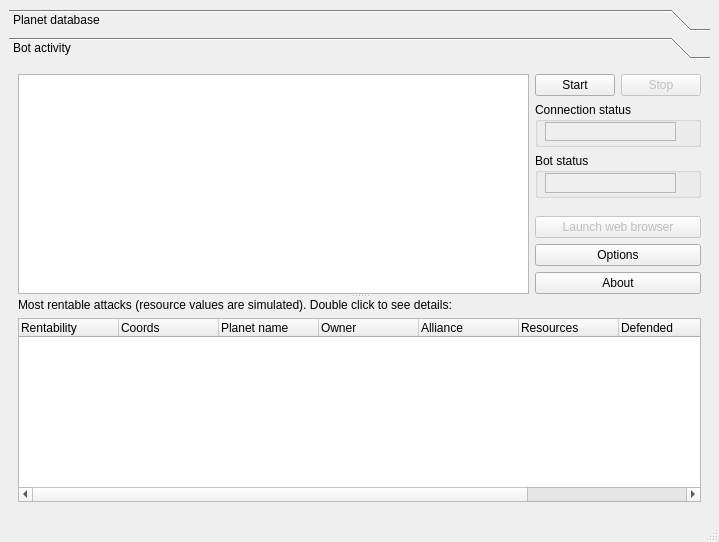
<ui version="4.0" >
 <author>Kovan</author>
 <class>MainWindow</class>
 <widget class="QMainWindow" name="MainWindow" >
  <property name="geometry" >
   <rect>
    <x>0</x>
    <y>0</y>
    <width>719</width>
    <height>542</height>
   </rect>
  </property>
  <property name="windowTitle" >
   <string>Kovan's OGBot</string>
  </property>
  <property name="windowIcon" >
   <iconset>src/ui/resources/icon.png</iconset>
  </property>
  <widget class="QWidget" name="centralwidget" >
   <layout class="QHBoxLayout" >
    <property name="margin" >
     <number>9</number>
    </property>
    <property name="spacing" >
     <number>6</number>
    </property>
    <item>
     <widget class="QToolBox" name="toolBox" >
      <property name="currentIndex" >
       <number>1</number>
      </property>
      <widget class="QWidget" name="planetDbPage" >
       <property name="geometry" >
        <rect>
         <x>0</x>
         <y>0</y>
         <width>418</width>
         <height>50</height>
        </rect>
       </property>
       <attribute name="label" >
        <string>Planet database</string>
       </attribute>
       <layout class="QVBoxLayout" >
        <property name="margin" >
         <number>0</number>
        </property>
        <property name="spacing" >
         <number>6</number>
        </property>
        <item>
         <layout class="QHBoxLayout" >
          <property name="margin" >
           <number>0</number>
          </property>
          <property name="spacing" >
           <number>6</number>
          </property>
          <item>
           <widget class="QPushButton" name="reloadDbButton" >
            <property name="text" >
             <string>Reload database</string>
            </property>
           </widget>
          </item>
          <item>
           <widget class="QLabel" name="label_7" >
            <property name="text" >
             <string>Filter:</string>
            </property>
            <property name="buddy" >
             <cstring>planetFilterComboBox</cstring>
            </property>
           </widget>
          </item>
          <item>
           <widget class="QComboBox" name="planetFilterComboBox" >
            <property name="sizePolicy" >
             <sizepolicy>
              <hsizetype>5</hsizetype>
              <vsizetype>0</vsizetype>
              <horstretch>0</horstretch>
              <verstretch>0</verstretch>
             </sizepolicy>
            </property>
            <item>
             <property name="text" >
              <string>Coords</string>
             </property>
            </item>
            <item>
             <property name="text" >
              <string>Name</string>
             </property>
            </item>
            <item>
             <property name="text" >
              <string>Owner</string>
             </property>
            </item>
            <item>
             <property name="text" >
              <string>Alliance</string>
             </property>
            </item>
            <item>
             <property name="text" >
              <string>Owner status</string>
             </property>
            </item>
           </widget>
          </item>
          <item>
           <widget class="QLabel" name="label" >
            <property name="text" >
             <string>contains</string>
            </property>
            <property name="buddy" >
             <cstring>planetFilterLineEdit</cstring>
            </property>
           </widget>
          </item>
          <item>
           <widget class="QLineEdit" name="planetFilterLineEdit" />
          </item>
          <item>
           <widget class="QPushButton" name="searchButton" >
            <property name="text" >
             <string>Search</string>
            </property>
           </widget>
          </item>
         </layout>
        </item>
        <item>
         <widget class="QSplitter" name="splitter" >
          <property name="orientation" >
           <enum>Qt::Vertical</enum>
          </property>
          <widget class="QTreeWidget" name="planetsTree" >
           <property name="alternatingRowColors" >
            <bool>true</bool>
           </property>
           <property name="sortingEnabled" >
            <bool>true</bool>
           </property>
           <column>
            <property name="text" >
             <string>Coords</string>
            </property>
           </column>
           <column>
            <property name="text" >
             <string>Name</string>
            </property>
           </column>
           <column>
            <property name="text" >
             <string>Owner</string>
            </property>
           </column>
           <column>
            <property name="text" >
             <string>Alliance</string>
            </property>
           </column>
           <column>
            <property name="text" >
             <string>Owner status</string>
            </property>
           </column>
           <column>
            <property name="text" >
             <string>Spy reports</string>
            </property>
           </column>
          </widget>
          <widget class="QFrame" name="frame" >
           <layout class="QVBoxLayout" >
            <property name="margin" >
             <number>1</number>
            </property>
            <property name="spacing" >
             <number>3</number>
            </property>
            <item>
             <layout class="QHBoxLayout" >
              <property name="margin" >
               <number>0</number>
              </property>
              <property name="spacing" >
               <number>6</number>
              </property>
              <item>
               <widget class="QLabel" name="label_2" >
                <property name="text" >
                 <string>Spy reports</string>
                </property>
               </widget>
              </item>
              <item>
               <widget class="QPushButton" name="showAllReportsButton" >
                <property name="minimumSize" >
                 <size>
                  <width>200</width>
                  <height>0</height>
                 </size>
                </property>
                <property name="maximumSize" >
                 <size>
                  <width>170</width>
                  <height>18</height>
                 </size>
                </property>
                <property name="text" >
                 <string>Show all planet's last spy report</string>
                </property>
               </widget>
              </item>
             </layout>
            </item>
            <item>
             <widget class="QTreeWidget" name="reportsTree" >
              <property name="alternatingRowColors" >
               <bool>true</bool>
              </property>
              <property name="rootIsDecorated" >
               <bool>false</bool>
              </property>
              <property name="sortingEnabled" >
               <bool>true</bool>
              </property>
              <column>
               <property name="text" >
                <string>Code</string>
               </property>
              </column>
              <column>
               <property name="text" >
                <string>Date</string>
               </property>
              </column>
              <column>
               <property name="text" >
                <string>Coords</string>
               </property>
              </column>
              <column>
               <property name="text" >
                <string>Metal</string>
               </property>
              </column>
              <column>
               <property name="text" >
                <string>Crystal</string>
               </property>
              </column>
              <column>
               <property name="text" >
                <string>Deuterium</string>
               </property>
              </column>
              <column>
               <property name="text" >
                <string>Fleet</string>
               </property>
              </column>
              <column>
               <property name="text" >
                <string>Defenses</string>
               </property>
              </column>
              <column>
               <property name="text" >
                <string>Probes</string>
               </property>
              </column>
             </widget>
            </item>
           </layout>
          </widget>
          <widget class="QFrame" name="reportInfosFrame" >
           <layout class="QHBoxLayout" >
            <property name="margin" >
             <number>2</number>
            </property>
            <property name="spacing" >
             <number>6</number>
            </property>
            <item>
             <widget class="QTreeWidget" name="fleetTree" >
              <property name="alternatingRowColors" >
               <bool>true</bool>
              </property>
              <property name="rootIsDecorated" >
               <bool>false</bool>
              </property>
              <column>
               <property name="text" >
                <string>Type</string>
               </property>
              </column>
              <column>
               <property name="text" >
                <string>Cuantity</string>
               </property>
              </column>
             </widget>
            </item>
            <item>
             <widget class="QTreeWidget" name="defenseTree" >
              <property name="alternatingRowColors" >
               <bool>true</bool>
              </property>
              <property name="rootIsDecorated" >
               <bool>false</bool>
              </property>
              <column>
               <property name="text" >
                <string>Type</string>
               </property>
              </column>
              <column>
               <property name="text" >
                <string>Cuantity</string>
               </property>
              </column>
             </widget>
            </item>
            <item>
             <widget class="QTreeWidget" name="buildingsTree" >
              <property name="alternatingRowColors" >
               <bool>true</bool>
              </property>
              <property name="rootIsDecorated" >
               <bool>false</bool>
              </property>
              <column>
               <property name="text" >
                <string>Type</string>
               </property>
              </column>
              <column>
               <property name="text" >
                <string>Cuantity</string>
               </property>
              </column>
             </widget>
            </item>
            <item>
             <widget class="QTreeWidget" name="researchTree" >
              <property name="alternatingRowColors" >
               <bool>true</bool>
              </property>
              <property name="rootIsDecorated" >
               <bool>false</bool>
              </property>
              <column>
               <property name="text" >
                <string>Type</string>
               </property>
              </column>
              <column>
               <property name="text" >
                <string>Cuantity</string>
               </property>
              </column>
             </widget>
            </item>
           </layout>
          </widget>
         </widget>
        </item>
       </layout>
      </widget>
      <widget class="QWidget" name="botActivityPage" >
       <property name="geometry" >
        <rect>
         <x>0</x>
         <y>0</y>
         <width>701</width>
         <height>443</height>
        </rect>
       </property>
       <attribute name="label" >
        <string>Bot activity</string>
       </attribute>
       <layout class="QHBoxLayout" >
        <property name="margin" >
         <number>9</number>
        </property>
        <property name="spacing" >
         <number>6</number>
        </property>
        <item>
         <widget class="QSplitter" name="splitter_2" >
          <property name="orientation" >
           <enum>Qt::Vertical</enum>
          </property>
          <widget class="QWidget" name="layoutWidget" >
           <layout class="QHBoxLayout" >
            <property name="margin" >
             <number>0</number>
            </property>
            <property name="spacing" >
             <number>6</number>
            </property>
            <item>
             <widget class="QListWidget" name="botActivityList" />
            </item>
            <item>
             <layout class="QVBoxLayout" >
              <property name="margin" >
               <number>0</number>
              </property>
              <property name="spacing" >
               <number>6</number>
              </property>
              <item>
               <layout class="QHBoxLayout" >
                <property name="margin" >
                 <number>0</number>
                </property>
                <property name="spacing" >
                 <number>6</number>
                </property>
                <item>
                 <widget class="QPushButton" name="startButton" >
                  <property name="text" >
                   <string>Start</string>
                  </property>
                 </widget>
                </item>
                <item>
                 <widget class="QPushButton" name="stopButton" >
                  <property name="enabled" >
                   <bool>false</bool>
                  </property>
                  <property name="text" >
                   <string>Stop</string>
                  </property>
                 </widget>
                </item>
               </layout>
              </item>
              <item>
               <widget class="QGroupBox" name="groupBox_2" >
                <property name="minimumSize" >
                 <size>
                  <width>0</width>
                  <height>45</height>
                 </size>
                </property>
                <property name="title" >
                 <string>Connection status</string>
                </property>
                <widget class="QLabel" name="connectionStatusLabel" >
                 <property name="geometry" >
                  <rect>
                   <x>10</x>
                   <y>20</y>
                   <width>131</width>
                   <height>19</height>
                  </rect>
                 </property>
                 <property name="sizePolicy" >
                  <sizepolicy>
                   <hsizetype>5</hsizetype>
                   <vsizetype>0</vsizetype>
                   <horstretch>0</horstretch>
                   <verstretch>0</verstretch>
                  </sizepolicy>
                 </property>
                 <property name="font" >
                  <font>
                   <family>MS Shell Dlg 2</family>
                   <pointsize>8</pointsize>
                   <weight>75</weight>
                   <italic>false</italic>
                   <bold>true</bold>
                   <underline>false</underline>
                   <strikeout>false</strikeout>
                  </font>
                 </property>
                 <property name="autoFillBackground" >
                  <bool>true</bool>
                 </property>
                 <property name="frameShape" >
                  <enum>QFrame::StyledPanel</enum>
                 </property>
                 <property name="text" >
                  <string/>
                 </property>
                 <property name="alignment" >
                  <set>Qt::AlignCenter</set>
                 </property>
                </widget>
               </widget>
              </item>
              <item>
               <widget class="QGroupBox" name="groupBox_3" >
                <property name="minimumSize" >
                 <size>
                  <width>0</width>
                  <height>45</height>
                 </size>
                </property>
                <property name="title" >
                 <string>Bot status</string>
                </property>
                <widget class="QLabel" name="botStatusLabel" >
                 <property name="geometry" >
                  <rect>
                   <x>10</x>
                   <y>20</y>
                   <width>131</width>
                   <height>20</height>
                  </rect>
                 </property>
                 <property name="sizePolicy" >
                  <sizepolicy>
                   <hsizetype>0</hsizetype>
                   <vsizetype>0</vsizetype>
                   <horstretch>0</horstretch>
                   <verstretch>0</verstretch>
                  </sizepolicy>
                 </property>
                 <property name="font" >
                  <font>
                   <family>MS Shell Dlg 2</family>
                   <pointsize>8</pointsize>
                   <weight>75</weight>
                   <italic>false</italic>
                   <bold>true</bold>
                   <underline>false</underline>
                   <strikeout>false</strikeout>
                  </font>
                 </property>
                 <property name="autoFillBackground" >
                  <bool>true</bool>
                 </property>
                 <property name="frameShape" >
                  <enum>QFrame::StyledPanel</enum>
                 </property>
                 <property name="text" >
                  <string/>
                 </property>
                 <property name="alignment" >
                  <set>Qt::AlignCenter</set>
                 </property>
                </widget>
               </widget>
              </item>
              <item>
               <spacer>
                <property name="orientation" >
                 <enum>Qt::Vertical</enum>
                </property>
                <property name="sizeHint" >
                 <size>
                  <width>20</width>
                  <height>20</height>
                 </size>
                </property>
               </spacer>
              </item>
              <item>
               <widget class="QPushButton" name="launchBrowserButton" >
                <property name="enabled" >
                 <bool>false</bool>
                </property>
                <property name="text" >
                 <string>Launch web browser</string>
                </property>
               </widget>
              </item>
              <item>
               <widget class="QPushButton" name="optionsButton" >
                <property name="text" >
                 <string>Options</string>
                </property>
               </widget>
              </item>
              <item>
               <widget class="QPushButton" name="aboutButton" >
                <property name="text" >
                 <string>About</string>
                </property>
               </widget>
              </item>
             </layout>
            </item>
           </layout>
          </widget>
          <widget class="QWidget" name="layoutWidget" >
           <layout class="QVBoxLayout" >
            <property name="margin" >
             <number>0</number>
            </property>
            <property name="spacing" >
             <number>6</number>
            </property>
            <item>
             <widget class="QLabel" name="label_4" >
              <property name="text" >
               <string>Most rentable attacks (resource values are simulated). Double click to see details:</string>
              </property>
             </widget>
            </item>
            <item>
             <widget class="QTreeWidget" name="botActivityTree" >
              <property name="rootIsDecorated" >
               <bool>false</bool>
              </property>
              <column>
               <property name="text" >
                <string>Rentability</string>
               </property>
              </column>
              <column>
               <property name="text" >
                <string>Coords</string>
               </property>
              </column>
              <column>
               <property name="text" >
                <string>Planet name</string>
               </property>
              </column>
              <column>
               <property name="text" >
                <string>Owner</string>
               </property>
              </column>
              <column>
               <property name="text" >
                <string>Alliance</string>
               </property>
              </column>
              <column>
               <property name="text" >
                <string>Resources</string>
               </property>
              </column>
              <column>
               <property name="text" >
                <string>Defended</string>
               </property>
              </column>
              <column>
               <property name="text" >
                <string>Mine levels</string>
               </property>
              </column>
              <column>
               <property name="text" >
                <string>Source planet</string>
               </property>
              </column>
             </widget>
            </item>
           </layout>
          </widget>
         </widget>
        </item>
       </layout>
      </widget>
     </widget>
    </item>
   </layout>
  </widget>
  <widget class="QStatusBar" name="statusBar" >
   <property name="enabled" >
    <bool>true</bool>
   </property>
  </widget>
 </widget>
 <resources/>
 <connections>
  <connection>
   <sender>planetFilterLineEdit</sender>
   <signal>returnPressed()</signal>
   <receiver>searchButton</receiver>
   <slot>click()</slot>
   <hints>
    <hint type="sourcelabel" >
     <x>369</x>
     <y>78</y>
    </hint>
    <hint type="destinationlabel" >
     <x>513</x>
     <y>74</y>
    </hint>
   </hints>
  </connection>
 </connections>
</ui>
